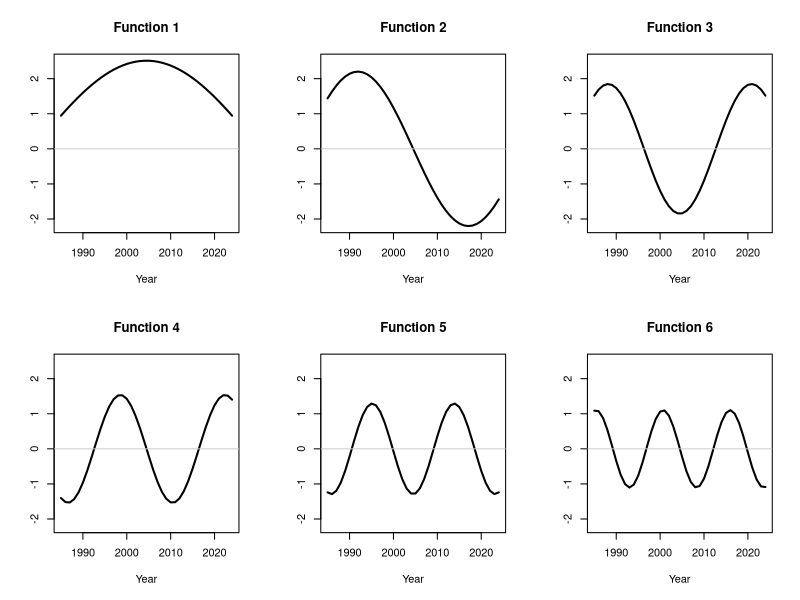
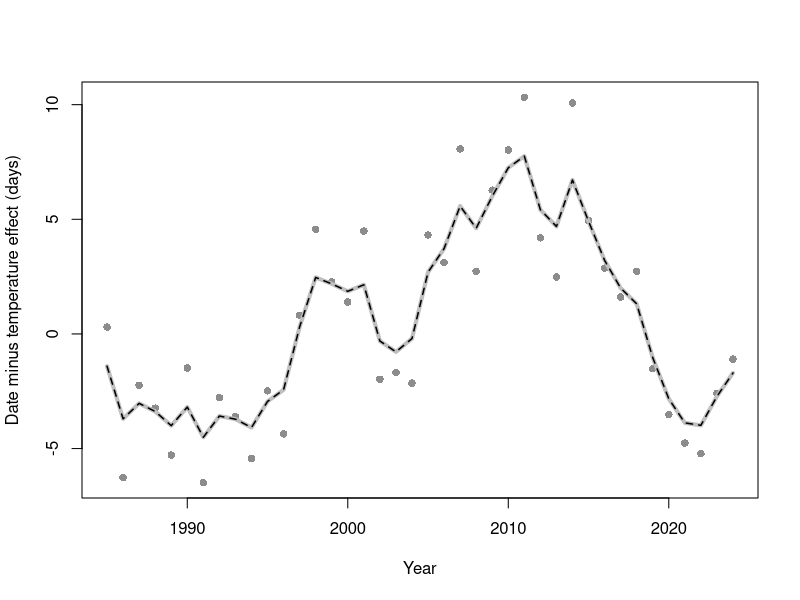

The R source for these figures, in order:
# Bonus: Smooths and correlated errors, two views of one model (NRES 746)
# Packages: mvtnorm, lme4, nlme, mgcv

library(mvtnorm)
library(lme4)
library(nlme)
library(mgcv)

##########
# Two ways to write the same model
##########

# 2. A random intercept, both ways -------------------------------------

set.seed(7)
pond <- factor(rep(LETTERS[1:4], each = 5))
a_true <- rnorm(4, 0, 0.8)
load <- round(3 + a_true[pond] + rnorm(20, 0, 0.5), 1)   # log Bd load
tapply(load, pond, mean)

# marginal view: y ~ MVN(mu, V), V = sigma_a^2 Z Z' + sigma_e^2 I
Z <- model.matrix(~ pond - 1)
nll_ri <- function(p) {
  V <- exp(2 * p[2]) * Z %*% t(Z) + exp(2 * p[3]) * diag(20)
  -dmvnorm(load, rep(p[1], 20), V, log = TRUE)
}
fit_ri <- optim(c(3, 0, 0), nll_ri, method = "BFGS")
mu_hat <- fit_ri$par[1]
sig_a <- exp(fit_ri$par[2])
sig_e <- exp(fit_ri$par[3])
c(mu = mu_hat, sigma_a = sig_a, sigma_e = sig_e, logLik = -fit_ri$value)

# conditional view: ridge on the pond effects, lambda = sigma_e^2 / sigma_a^2
V_ri <- sig_a^2 * Z %*% t(Z) + sig_e^2 * diag(20)
lambda_ri <- sig_e^2 / sig_a^2
C <- cbind(1, Z)
P <- diag(c(0, rep(lambda_ri, 4)))
est <- solve(t(C) %*% C + P, t(C) %*% load)
blup <- sig_a^2 * t(Z) %*% solve(V_ri, load - mu_hat)   # G Z' V^-1 (y - X beta)
m_ri <- lmer(load ~ 1 + (1 | pond), REML = FALSE)
cbind(conditional = est[-1], marginal = drop(blup), lmer = ranef(m_ri)$pond[, 1])

# 3. Smooths are random effects ----------------------------------------

set.seed(12)
n <- 40
year <- 1985:2024
yr <- year - 1985
temp <- round(4 + 0.06 * yr + rnorm(n, 0, 0.7), 1)   # March mean temperature
D <- abs(outer(yr, yr, "-"))
field <- drop(t(chol(25 * exp(-D / 6))) %*% rnorm(n))
day <- round(120 - 3 * temp + field + rnorm(n, 0, 2))   # first flowering, day of year
phen <- data.frame(year, yr, temp, day)

m_lm <- lm(day ~ temp, data = phen)
summary(m_lm)$coef

g_ml <- gam(day ~ temp + s(yr, bs = "ps", k = 20), data = phen, method = "ML")
c(temp = coef(g_ml)[["temp"]], lambda = g_ml$sp, edf = sum(g_ml$edf[-(1:2)]))

# split the smooth into unpenalized (fixed) and penalized (iid random) parts
sm <- smoothCon(s(yr, bs = "ps", k = 20), data = phen, absorb.cons = TRUE)[[1]]
re <- smooth2random(sm, names(phen), type = 2)
Xf <- re$Xf
Xr <- re$rand[[1]]
c(ncol(Xf), ncol(Xr))

# marginal fit: V = sigma_b^2 Xr Xr' + sigma_e^2 I, beta by GLS
X_gam <- cbind(1, phen$temp, Xf)
nll_gam <- function(q) {
  V <- exp(2 * q[1]) * Xr %*% t(Xr) + exp(2 * q[2]) * diag(n)
  b <- solve(t(X_gam) %*% solve(V, X_gam), t(X_gam) %*% solve(V, phen$day))
  -dmvnorm(phen$day, drop(X_gam %*% b), V, log = TRUE)
}
fit_gm <- optim(c(0, log(2)), nll_gam, method = "BFGS")
sd_gm <- exp(fit_gm$par)
V_gm <- sd_gm[1]^2 * Xr %*% t(Xr) + sd_gm[2]^2 * diag(n)
b_gm <- solve(t(X_gam) %*% solve(V_gm, X_gam), t(X_gam) %*% solve(V_gm, phen$day))
c(temp = b_gm[2], lambda = sd_gm[2]^2 / sd_gm[1]^2)   # matches g_ml
#  [PAUSE] With a first-difference penalty, which part of the smooth moves between the mean and the covariance?

# 4. Covariance functions are smooths ----------------------------------

# V = sigma_s^2 exp(-|s - t| / ell) + sigma_e^2 I
X <- cbind(1, phen$temp)
nll_exp <- function(p) {
  V <- exp(2 * p[3]) * exp(-D / exp(p[4])) + exp(2 * p[5]) * diag(n)
  -dmvnorm(phen$day, drop(X %*% p[1:2]), V, log = TRUE)
}
fit_exp <- optim(c(coef(m_lm), log(4), log(5), log(2)), nll_exp,
                 method = "BFGS", hessian = TRUE)
pe <- fit_exp$par
sig_s <- exp(pe[3]); ell <- exp(pe[4]); sig_e2 <- exp(pe[5])
se_exp <- sqrt(diag(solve(fit_exp$hessian)))
c(temp = pe[[2]], SE = se_exp[[2]], sigma_s = sig_s, ell = ell, sigma_e = sig_e2,
  logLik = -fit_exp$value)
exp(-1 / ell)   # AR(1) phi at annual spacing

m_gls <- gls(day ~ temp, data = phen, method = "ML",
             correlation = corExp(form = ~ yr, nugget = TRUE))
logLik(m_gls)

# K = U Lambda U' = B B', B = U Lambda^(1/2)
K <- sig_s^2 * exp(-D / ell)
eg <- eigen(K, symmetric = TRUE)
B <- eg$vectors %*% diag(sqrt(eg$values))
share <- cumsum(eg$values) / sum(eg$values)
share[c(5, 10)]

par(mfrow = c(2, 3))
for (k in 1:6) {
  plot(year, B[, k], type = "l", lwd = 2, ylim = range(B[, 1:6]),
       xlab = "Year", ylab = "", main = paste("Function", k))
  abline(h = 0, col = "grey80")
}
par(mfrow = c(1, 1))

# conditional fit with gamma ~ N(0, I): penalty sigma_e^2 gamma'gamma
C <- cbind(X, B)
P <- diag(c(0, 0, rep(sig_e2^2, n)))
est_c <- solve(t(C) %*% C + P, t(C) %*% phen$day)
V_exp <- K + sig_e2^2 * diag(n)
b_gls <- solve(t(X) %*% solve(V_exp, X), t(X) %*% solve(V_exp, phen$day))
krig <- K %*% solve(V_exp, phen$day - X %*% b_gls)
c(temp_conditional = est_c[2], temp_marginal = b_gls[2],
  max_curve_difference = max(abs(B %*% est_c[-(1:2)] - krig)))

plot(year, phen$day - drop(X %*% b_gls), pch = 16, col = "grey55",
     xlab = "Year", ylab = "Date minus temperature effect (days)")
lines(year, krig, lwd = 4, col = "grey75")
lines(year, B %*% est_c[-(1:2)], lwd = 1.5, lty = 2)

# low-rank versions: keep the first k basis functions
low_rank <- t(sapply(c(3, 5, 10, 20, 40), function(k) {
  Bk <- B[, seq_len(k), drop = FALSE]
  Vk <- Bk %*% t(Bk) + sig_e2^2 * diag(n)
  bk <- solve(t(X) %*% solve(Vk, X), t(X) %*% solve(Vk, phen$day))
  c(k = k, variance_share = share[k], temp = bk[2],
    logLik = dmvnorm(phen$day, drop(X %*% bk), Vk, log = TRUE))
}))
round(low_rank, 3)
#  [PAUSE] Which kernel needs more basis functions to reproduce its covariance, and why?

##########
# Where the two views part ways
##########

# 5. The unpenalized part of a smooth ----------------------------------

X3 <- cbind(1, phen$temp, phen$yr)
nll_exp3 <- function(p) {
  V <- exp(2 * p[4]) * exp(-D / exp(p[5])) + exp(2 * p[6]) * diag(n)
  -dmvnorm(phen$day, drop(X3 %*% p[1:3]), V, log = TRUE)
}
fit_exp3 <- optim(c(coef(lm(day ~ temp + yr, data = phen)), log(4), log(5), log(2)),
                  nll_exp3, method = "BFGS", hessian = TRUE)
se_exp3 <- sqrt(diag(solve(fit_exp3$hessian)))
c(temp = fit_exp3$par[[2]], trend = fit_exp3$par[[3]], trend_SE = se_exp3[[3]],
  logLik = -fit_exp3$value)

g_reml <- gam(day ~ temp + s(yr, bs = "ps", k = 20), data = phen, method = "REML")
g_fx <- gam(day ~ temp + s(yr, k = 10, fx = TRUE), data = phen)   # unpenalized
rbind(lm = c(coef(m_lm)[2], summary(m_lm)$coef[2, 2]),
      exponential = c(pe[2], se_exp[2]),
      exponential_trend = c(fit_exp3$par[2], se_exp3[2]),
      gam_reml = c(coef(g_reml)[2], summary(g_reml)$se[2]),
      gam_fixed = c(coef(g_fx)[2], summary(g_fx)$se[2]))

# 6. Non-normal responses ----------------------------------------------

# E[exp(eta + s)] = exp(eta) exp(sigma_s^2 / 2)
set.seed(746)
s_draw <- rnorm(1e6, 0, 0.8)
c(at_s_zero = exp(log(5)), marginal_simulated = mean(exp(log(5) + s_draw)),
  marginal_formula = 5 * exp(0.8^2 / 2))
